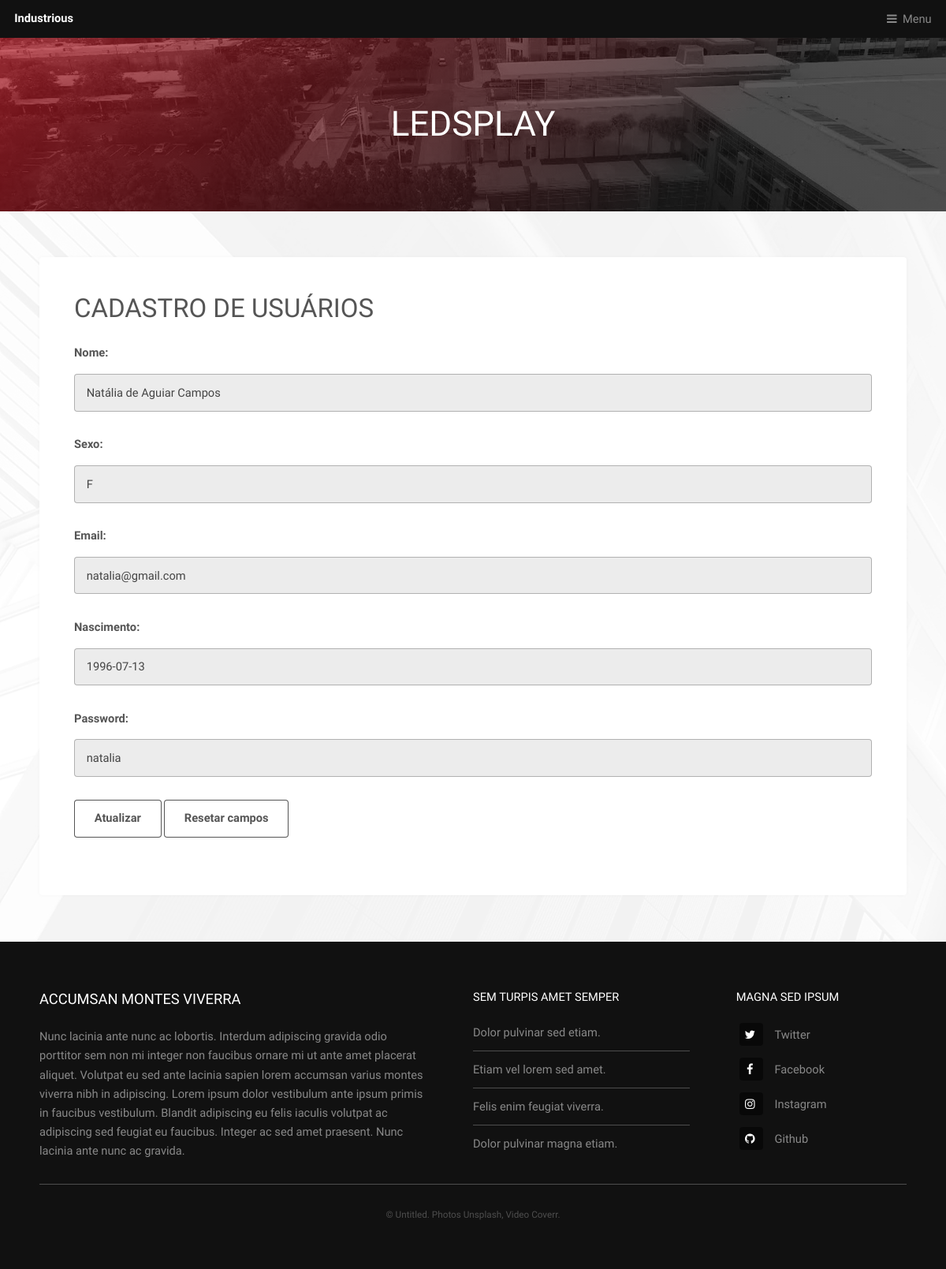
The page /atualizar_cadastro/4 on the database as committed earlier.
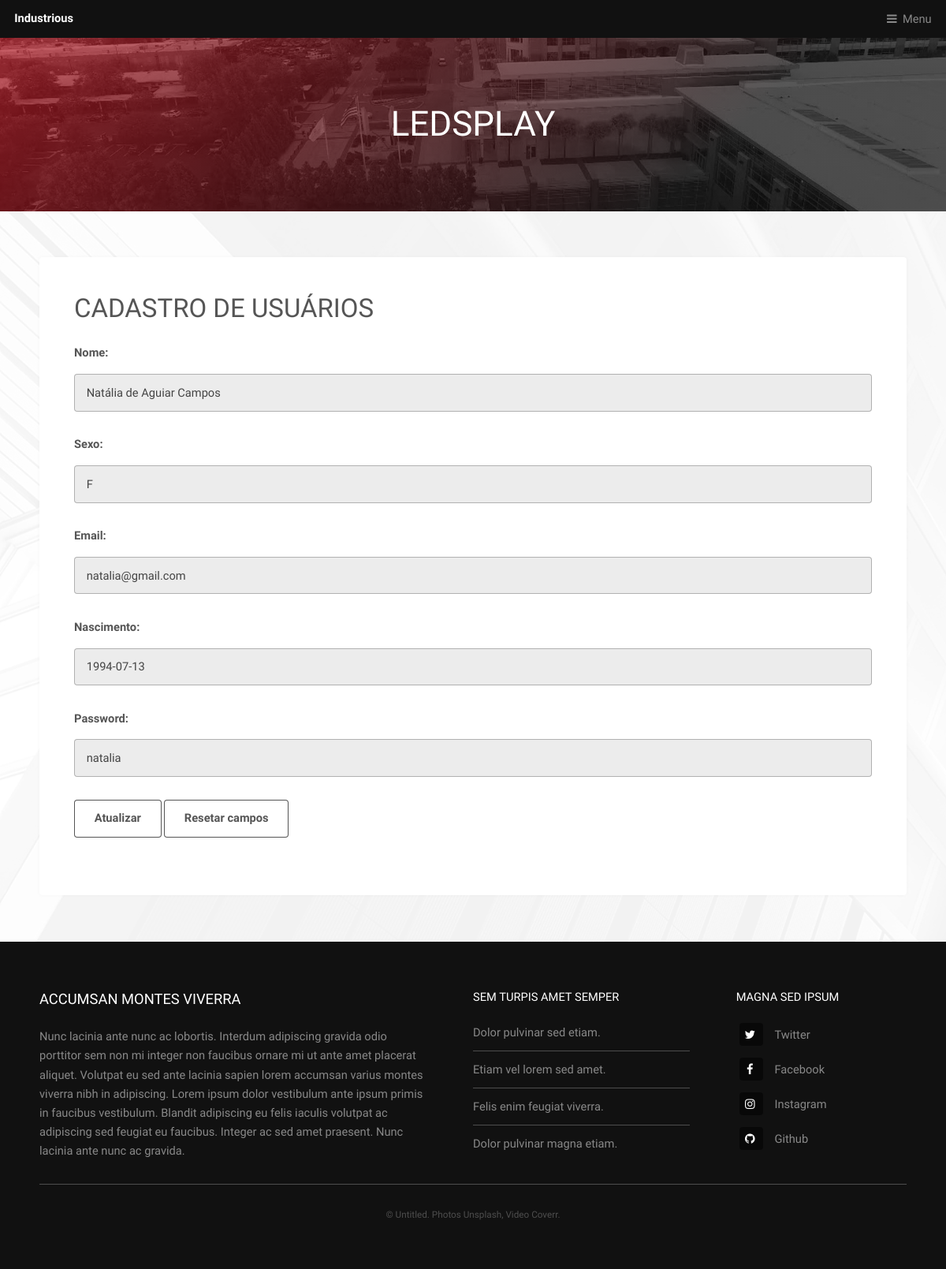
The same page on the database as committed later.
### register/models.py (models this page shows)
class Pessoa(models.Model):
    nome = models.CharField(default="Nome", max_length=120)
    sexo = models.CharField(default="M or F", max_length=1)
    email = models.EmailField(default="Email", max_length=120)
    nascimento = models.DateField(default=datetime.date.today)
    password = models.CharField(default="password", max_length=128)

### register/views.py (the view)
# urls.py: path('atualizar_cadastro/<int:id>',register_update_view, name = "Atualizar Cadastro" ),
def register_update_view(request, id):
    obj = get_object_or_404(Pessoa, id=id)
    form = PessoaForm(request.POST or None, instance=obj)
    if form.is_valid():
        form.save()
        return redirect("Cadastrados")
    return render(request, "Pessoa/atualizar_cadastrado.html",{"form":form, obj:obj})

### register/forms.py (shortened to what this page needs)
class PessoaForm(forms.ModelForm):
    class Meta:
        model = Pessoa
        fields = [
            'nome',
            'sexo',
            'email',
            'nascimento',
            'password'
        ]

### templates/Pessoa/atualizar_cadastrado.html (shortened to what this page needs)
{% extends "Industrial/generic.html" %}
{% block conteudobase %}
    <section>
        <header>
            <h2>Cadastro de Usuários</h2>
            <form method="POST">{% csrf_token %}
                {{ form.as_p }}
                <input type='submit' value="Atualizar"/>
                <input type="button" value="Resetar campos" onClick="this.form.reset()" />
            </form>
        </header>
    </section>
{% endblock %}

Rows that differ between the two databases and show on the page:
changed Pessoa "Natália de Aguiar Campos": nascimento "1996-07-13" → "1994-07-13"
